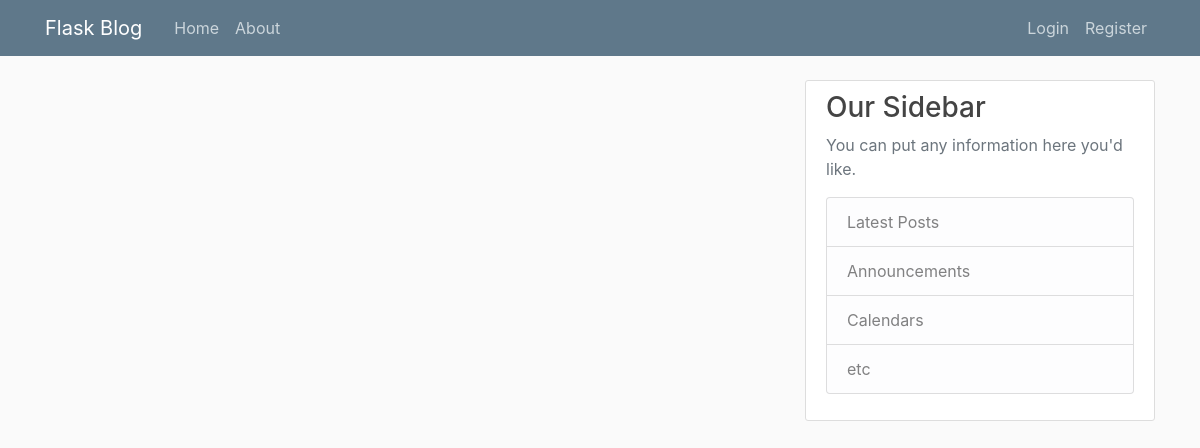
The app's page /home, older data.
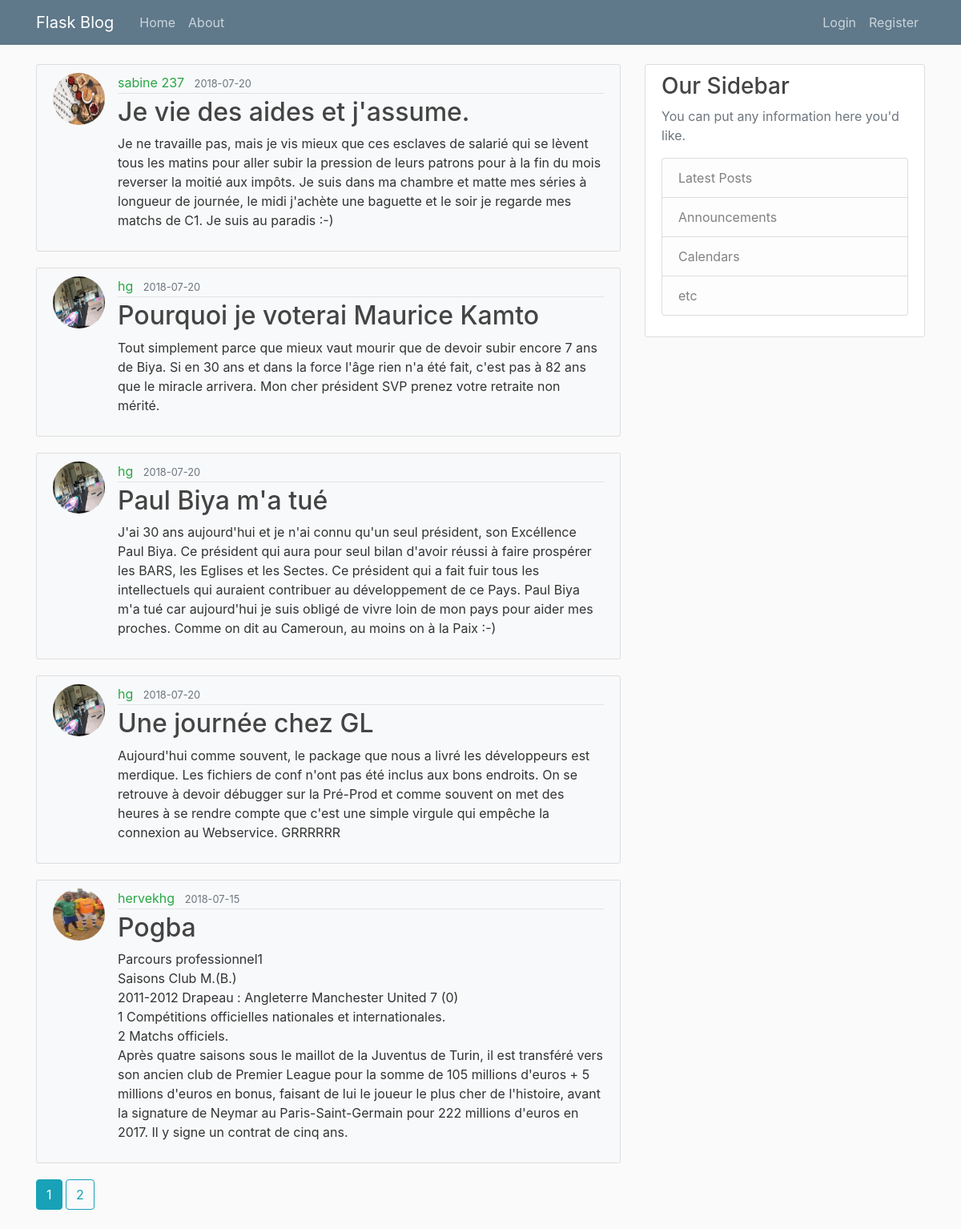
The same page, newer data.
### flaskblog/models.py (models this page shows, shortened)
class Post(db.Model):
	id = db.Column(db.Integer,primary_key=True)
	title = db.Column(db.String(100), unique=True, nullable=False)
	date_posted = db.Column(db.DateTime(),nullable=False, default=datetime.now)
	content = db.Column(db.Text(1000), nullable=False)
	user_id = db.Column(db.Integer, db.ForeignKey('user.id'), nullable=False)

class User(db.Model, UserMixin):
	id = db.Column(db.Integer, primary_key=True)
	username = db.Column(db.String(20), unique=True, nullable=False)
	email = db.Column(db.String(120), unique=True, nullable=False)
	image_file = db.Column(db.String(20),nullable=False,default='default.jpg')
	password = db.Column(db.String(60),nullable=False)
	posts = db.relationship('Post', backref='author', lazy=True)

### flaskblog/main/routes.py (the view)
@main.route("/")
@main.route("/home")
def home():
    page = request.args.get('page', 1, type=int)
    posts = Post.query.order_by(Post.date_posted.desc()).paginate(page=page, per_page=5)
    return render_template('home.html', posts=posts)

### flaskblog/templates/home.html
{% extends "layout.html" %}
{% block content %}
    {% for post in posts.items %}
        <article class="media content-section bg-light">
          <img class="rounded-circle article-img" src="{{ url_for('static', filename='profile_pics/' + post.author.image_file) }}">
          <div class="media-body">
            <div class="article-metadata">
              <a class="mr-2 text-success" href="{{ url_for('users.user_posts', username=post.author.username) }}">{{ post.author.username }}</a>
              <small class="text-muted">{{ post.date_posted.strftime('%Y-%m-%d') }}</small>
            </div>
            <h2><a class="article-title" href="{{ url_for('posts.post', post_id=post.id) }}">{{ post.title }}</a></h2>
            <p class="article-content">{{ post.content }}</p>
          </div>
        </article>
    {% endfor %}
    {% for page_num in posts.iter_pages(left_edge=1, right_edge=1, left_current=1, right_current=2) %}
      {% if page_num %}
        {% if posts.page == page_num %}
          <a class="btn btn-info mb-4" href="{{ url_for('main.home', page=page_num) }}">{{ page_num }}</a>
        {% else %}
          <a class="btn btn-outline-info mb-4" href="{{ url_for('main.home', page=page_num) }}">{{ page_num }}</a>
        {% endif %}
      {% else %}
        ...
      {% endif %}
    {% endfor %}
{% endblock content %}

### flaskblog/templates/layout.html (shortened to what this page needs)
<!DOCTYPE html>
<html>
<head>
    <link rel="stylesheet" href="https://maxcdn.bootstrapcdn.com/bootstrap/4.0.0/css/bootstrap.min.css">
    <link rel="stylesheet" type="text/css" href="{{ url_for('static', filename='main.css') }}">
</head>
<body>
    <header class="site-header">
      <nav class="navbar navbar-expand-md navbar-dark bg-steel fixed-top">
        <div class="container">
          <a class="navbar-brand mr-4" href="/">Flask Blog</a>
          <div class="collapse navbar-collapse" id="navbarToggle">
            <div class="navbar-nav mr-auto">
              <a class="nav-item nav-link" href="{{ url_for('main.home') }}">Home</a>
              <a class="nav-item nav-link" href="{{ url_for('main.about') }}">About</a>
            </div>
            <div class="navbar-nav">
              {% if current_user.is_authenticated %}
                <a class="nav-item nav-link" href="{{ url_for('posts.new_post') }}">New Post</a>
                <a class="nav-item nav-link" href="{{ url_for('users.account') }}">Account</a>
                <a class="nav-item nav-link" href="{{ url_for('users.logout') }}">Logout</a>
              {% else %}
                <a class="nav-item nav-link" href="{{ url_for('users.login') }}">Login</a>
                <a class="nav-item nav-link" href="{{ url_for('users.register') }}">Register</a>
              {% endif %}
            </div>
          </div>
        </div>
      </nav>
    </header>
    <main role="main" class="container">
      <div class="row">
        <div class="col-md-8">
          {% block content %}{% endblock %}
        </div>
        <div class="col-md-4">
          <div class="content-section">
            <h3>Our Sidebar</h3>
            <p class='text-muted'>You can put any information here you'd like.
              <ul class="list-group">
                <li class="list-group-item list-group-item-light">Latest Posts</li>
                <li class="list-group-item list-group-item-light">Announcements</li>
                <li class="list-group-item list-group-item-light">Calendars</li>
                <li class="list-group-item list-group-item-light">etc</li>
              </ul>
            </p>
          </div>
        </div>
      </div>
    </main>
</body>
</html>

### flaskblog/static/main.css (style rules this page uses)
body { background: #fafafa; color: #333333; margin-top: 5rem; }
h1, h2, h3, h4, h5, h6 { color: #444444; }
.bg-steel { background-color: #5f788a; }
.site-header .navbar-nav .nav-link { color: #cbd5db; }
.content-section { background: #ffffff; padding: 10px 20px; border: 1px solid #dddddd; border-radius: 3px; margin-bottom: 20px; }
.article-title { color: #444444; }
.article-content { white-space: pre-line; }
.article-img { height: 65px; width: 65px; margin-right: 16px; }
.article-metadata { padding-bottom: 1px; margin-bottom: 4px; border-bottom: 1px solid #e3e3e3 }

Row changes from the older to the newer data that the page shows:
added Post: image_file (picture), author.username "sabine 237", date_posted "2018-07-20", title "Je vie des aides et j'assume.", content "Je ne travaille pas, mais je vis mieux que ces esclaves de salarié qui se lèvent tous les matins pour aller subir la pression de leurs patrons pour à la fin du mois reverser la moitié aux impôts. Je suis dans ma chambre et matte mes séries à longueur de journée, le midi j'achète une baguette et le soir je regarde mes matchs de C1. Je suis au paradis :-)"
added Post: image_file (picture), author.username "hg", date_posted "2018-07-20", title "Pourquoi je voterai Maurice Kamto", content "Tout simplement parce que mieux vaut mourir que de devoir subir encore 7 ans de Biya. Si en 30 ans et dans la force l'âge rien n'a été fait, c'est pas à 82 ans que le miracle arrivera. Mon cher président SVP prenez votre retraite non mérité."
added Post: image_file (picture), author.username "hg", date_posted "2018-07-20", title "Paul Biya m'a tué", content "J'ai 30 ans aujourd'hui et je n'ai connu qu'un seul président, son Excéllence Paul Biya. Ce président qui aura pour seul bilan d'avoir réussi à faire prospérer les BARS, les Eglises et les Sectes. Ce président qui a fait fuir tous les intellectuels qui auraient contribuer au développement de ce Pays. Paul Biya m'a tué car aujourd'hui je suis obligé de vivre loin de mon pays pour aider mes proches. Comme on dit au Cameroun, au moins on à la Paix :-)"
added Post: image_file (picture), author.username "hg", date_posted "2018-07-20", title "Une journée chez GL", content "Aujourd'hui comme souvent, le package que nous a livré les développeurs est merdique. Les fichiers de conf n'ont pas été inclus aux bons endroits. On se retrouve à devoir débugger sur la Pré-Prod et comme souvent on met des heures à se rendre compte que c'est une simple virgule qui empêche la connexion au Webservice. GRRRRRR"
added Post: image_file (picture), author.username "hervekhg", date_posted "2018-07-15", title "Pogba", content "Parcours professionnel1 Saisons Club M.(B.) 2011-2012 Drapeau : Angleterre Manchester United 7 (0) 1 Compétitions officielles nationales et internationales. 2 Matchs officiels. Après quatre saisons sous le maillot de la Juventus de Turin, il est transféré vers son ancien club de Premier League pour la somme de 105 millions d'euros + 5 millions d'euros en bonus, faisant de lui le joueur le plus cher de l'histoire, avant la signature de Neymar au Paris-Saint-Germain pour 222 millions d'euros en 2017. Il y signe un contrat de cinq ans."
Text that changed along with them:
new list line: "1"
new list line: "2"
